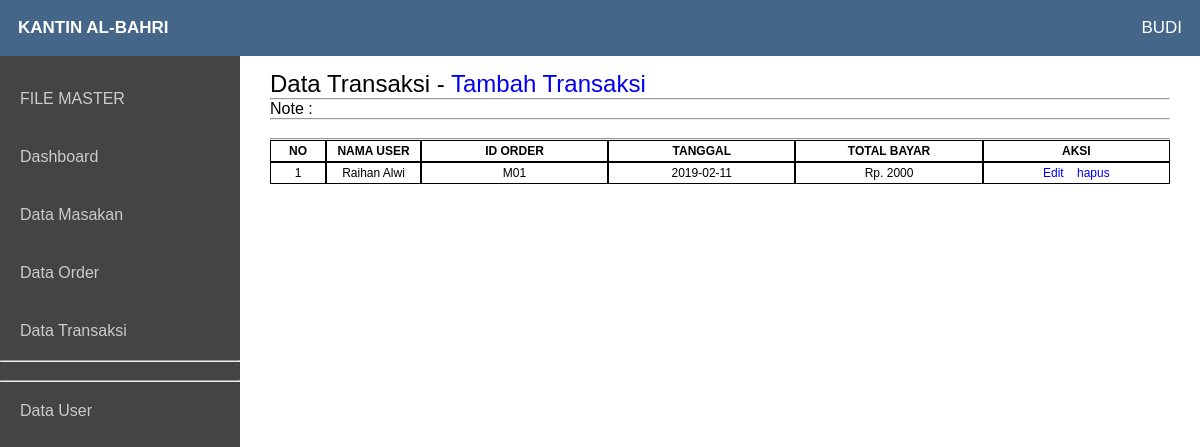
The app's page /praktek/?modul=transaksi (signed in) with its own data.
### tables this page shows
CREATE TABLE `transaksi` (
  `id_transaksi` int(11) NOT NULL,
  `id_user` int(5) NOT NULL,
  `id_order` int(5) NOT NULL,
  `tanggal` date NOT NULL,
  `total_bayar` int(11) NOT NULL
);

CREATE TABLE `user` (
  `id_user` int(11) NOT NULL,
  `username` varchar(15) NOT NULL,
  `password` varchar(15) NOT NULL,
  `nama_user` varchar(20) NOT NULL,
  `id_level` int(5) NOT NULL
);

CREATE TABLE `pesan` (
  `id_order` int(11) NOT NULL,
  `no_meja` varchar(5) NOT NULL,
  `tanggal` date NOT NULL,
  `id_user` int(5) NOT NULL,
  `id_masakan` int(10) NOT NULL,
  `keterangan` varchar(20) NOT NULL,
  `status_order` varchar(10) NOT NULL
);

### praktek/app/transaksi/transaksi.php (the view, shortened to what this page needs)
<?php
	include 'config/koneksi.php';
?>
<table style="width: 100%;border-collapse: 0px;border-spacing: 0px;">
	<tr>
		<td>
			<span style="font-size: 24px;">Data Transaksi - <a href="?modul=transaksi&aksi=add" style="text-decoration: none">Tambah Transaksi</a></span>
		</td>
	</tr>
	<tr>
		<td><hr> Note : </td>
	</tr>
		<td><hr>&nbsp;</td>
	<tr>
		<td>
			<table style="width: 100%;border-collapse: 0px;border-spacing: 0px;">
				<thead>
					<tr>
						<th style="width: 3%;border: 1px solid #000;padding:3px;text-align: center;font-size: 12px;">NO</th>
						<th style="width: 5%;border: 1px solid #000;padding:3px;text-align: center;font-size: 12px;">NAMA USER</th>
						<th style="width: 10%;border: 1px solid #000;padding:3px;text-align: center;font-size: 12px;">ID ORDER </th>
						<th style="width: 10%;border: 1px solid #000;padding:3px;text-align: center;font-size: 12px;">TANGGAL</th>
						<th style="width: 10%;border: 1px solid #000;padding:3px;text-align: center;font-size: 12px;">TOTAL BAYAR</th>
						<th style="width: 10%;border: 1px solid #000;padding:3px;text-align: center;font-size: 12px;">AKSI</th>
					</tr>
				</thead>
				<tbody>
				<?php
					$no=1;
					$sql = mysqli_query($conn, "SELECT transaksi.*, user.nama_user, pesan.no_meja FROM transaksi INNER JOIN user ON transaksi.id_user = user.id_user INNER JOIN pesan ON transaksi.id_order = pesan.id_order ORDER BY transaksi.id_transaksi ASC");
					while ($rs=mysqli_fetch_array($sql)) {
						echo '
							<tr>
								<td style="border: 1px solid #000;padding: 3px;font-size: 12px;text-align: center;">'.$no.'</td>
								<td style="border: 1px solid #000;padding: 3px;font-size: 12px;text-align: center;">'.$rs['nama_user'].'</td>
								<td style="border: 1px solid #000;padding: 3px;font-size: 12px;text-align: center;">'.$rs['no_meja'].'</td>
								<td style="border: 1px solid #000;padding: 3px;font-size: 12px;text-align: center;">'.$rs['tanggal'].'</td>
								<td style="border: 1px solid #000;padding: 3px;font-size: 12px;text-align: center;">Rp. '.$rs['total_bayar'].'</td>
								<td style="border: 1px solid #000;padding: 3px;font-size: 12px;text-align: center;">
									<a href="?modul=transaksi&aksi=edit&id='.$rs['id_transaksi'].'" style="padding: 5px;"> Edit </a>
									<a href="?modul=transaksi&aksi=hapus&id='.$rs['id_transaksi'].'" style="padding: 5px;"> hapus </a>
								</td>
							</tr>
						    ';
						    $no++;
					}
				?>
			</tbody>
			<tfoot>
				<tr colspan="7" style="text-align: left">
					<hr>
				</tr>
			</tfoot>
			</table>
		</td>
	</tr>
</table>

### praktek/asset/style.css (style rules this page uses)
* { margin:0;padding:0;font-family:arial }
a { text-decoration:none }

### records on screen
transaksi: id_user.nama_user "Raihan Alwi", id_order.no_meja "M01", tanggal "2019-02-11", total_bayar "2000"

### other values on screen
$_SESSION['nama'] "BUDI"
